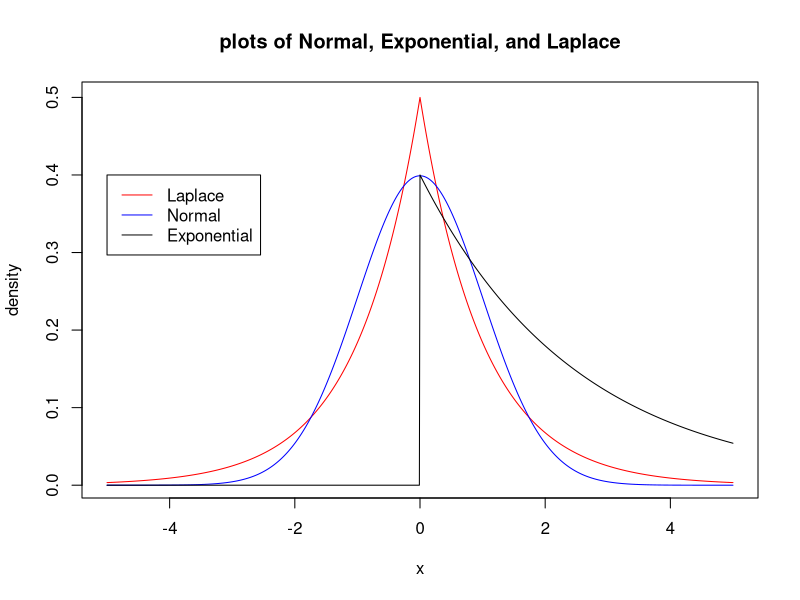

This chart was generated by the following R code:
### code to make the plot of exponential, laplace and normal densities

x<-seq(-5,5,by=0.01)
nx<-dnorm(x,0,1)
ex<-dexp(x,0.4)
require(VGAM)
lx<-dlaplace(x,0,1)

#postscript(file="lasso.eps",horizontal=FALSE, paper="special", width=8, height=7)
pdf(file="lasso.pdf")
plot(x,lx,xlab="x",ylab="density", main="plots of Normal, Exponential, and Laplace",type="l",col="red")
lines(x,nx,col="blue")
lines(x,ex)
legend(-5,0.4,c("Laplace", "Normal","Exponential"), lty=c(1,1,1),col = c("red","blue","black"))
dev.off()
